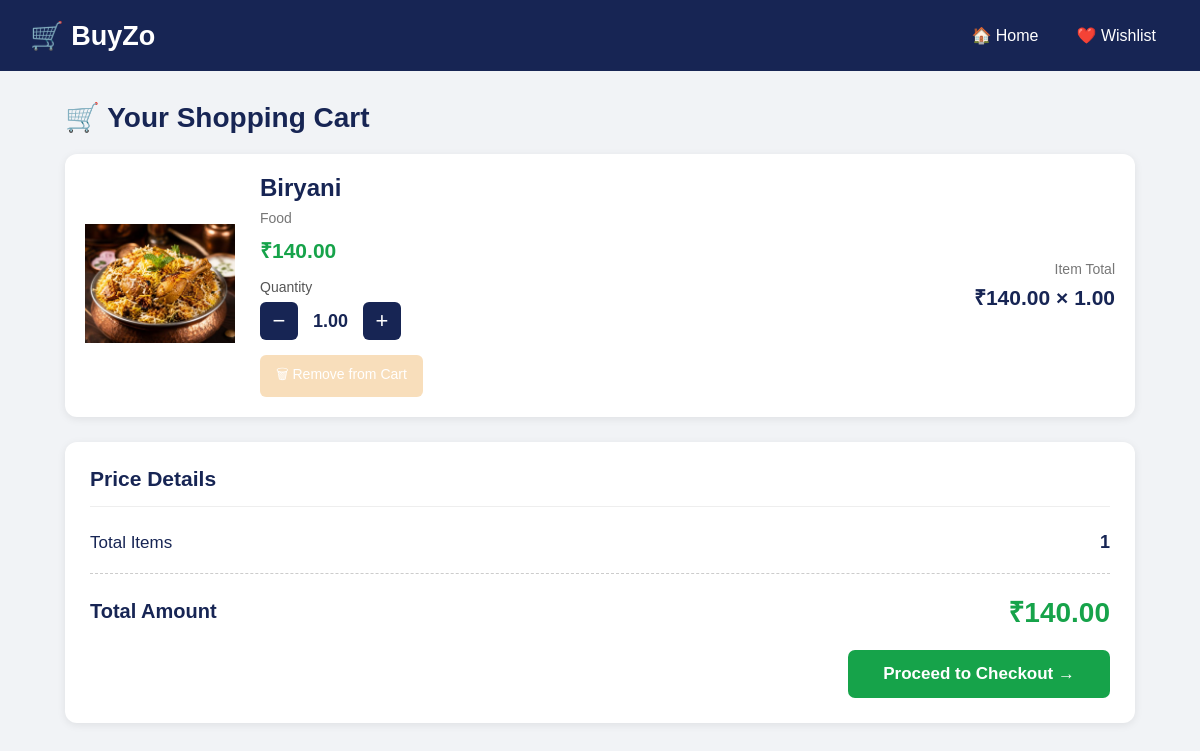
Page /cart/ (signed in) on the committed database.
### store/models.py (models this page shows, shortened)
class CartItem(models.Model):
    customer = models.ForeignKey(
        Customer,
        on_delete=models.CASCADE,
        null=True,
        blank=True
    )
    product = models.ForeignKey(
        Product,
        on_delete=models.CASCADE
    )
    quantity = models.DecimalField(
        max_digits=10,
        decimal_places=2,
        default=1
    )
    added_at = models.DateTimeField(
        auto_now_add=True
    )

class Product(models.Model):
    CATEGORY_CHOICES = [
        ("Food", "Food"),
        ("Grocery", "Grocery"),
        ("Books", "Books"),
        ("Medicine", "Medicine"),
        ("Electronics", "Electronics"),
        ("Fashion", "Fashion"),
    ]
    name = models.CharField(
        max_length=150
    )
    category = models.CharField(
        max_length=50,
        choices=CATEGORY_CHOICES
    )
    price = models.DecimalField(
        max_digits=10,
        decimal_places=2
    )
    quantity = models.CharField(
        max_length=20,
        default="1 kg"
    )
    image = models.ImageField(
        upload_to="products/",
        blank=True,
        null=True
    )

### store/views.py (the view)
def cart(request):
    customer = get_customer(request)
    if customer is None:
        return redirect("login")
    cart_items = CartItem.objects.filter(
        customer=customer
    ).select_related(
        "product"
    ).order_by("-added_at")
    total = Decimal("0.00")
    for item in cart_items:
        item.line_total = (
            item.product.price
            *
            item.quantity
        )
        total += item.line_total
    return render(
        request,
        "store/cart.html",
        {
            "customer": customer,
            "cart_items": cart_items,
            "total": total,
        }
    )

### store/views.py (called while the page is built)
def get_customer(request):
    customer_id = request.session.get("customer_id")
    if not customer_id:
        return None
    try:
        return Customer.objects.get(
            id=customer_id
        )
    except Customer.DoesNotExist:
        return None

### templates/store/cart.html (shortened to what this page needs)
<!DOCTYPE html>
<html lang="en">
<head>
</head>
<body>
<div class="header">
    <div class="logo">
        🛒 BuyZo
    </div>
    <div class="header-links">
        <a
            href="{% url 'home' %}"
            class="header-link"
        >
            🏠 Home
        </a>
        <a
            href="{% url 'wishlist' %}"
            class="header-link"
        >
            ❤️ Wishlist
        </a>
    </div>
</div>
<div class="cart-container">
    <div class="cart-title">
        🛒 Your Shopping Cart
    </div>
    {% for item in cart_items %}
    <div class="cart-item">
        <a
            href="{% url 'product_detail' item.product.id %}"
            class="cart-image-link"
        >
            {% if item.product.image %}
                <img
                    src="{{ item.product.image.url }}"
                    class="cart-image"
                    alt="{{ item.product.name }}"
                >
            {% endif %}
        </a>
        <div class="details">
            <a
                href="{% url 'product_detail' item.product.id %}"
                class="product-name"
            >
                <h2>
                    {{ item.product.name }}
                </h2>
            </a>
            <div class="category">
                {{ item.product.category }}
            </div>
            <div class="price">
                ₹{{ item.product.price|floatformat:2 }}
            </div>
            <div class="quantity-title">
                Quantity
            </div>
            <div class="quantity-box">
                <a
                    href="{% url 'decrease_cart' item.id %}"
                    style="text-decoration:none;"
                >
                    <button
                        type="button"
                        class="quantity-button"
                    >
                        −
                    </button>
                </a>
                <span class="quantity-value">
                    {{ item.quantity }}
                </span>
                <a
                    href="{% url 'increase_cart' item.id %}"
                    style="text-decoration:none;"
                >
                    <button
                        type="button"
                        class="quantity-button"
                    >
                        +
                    </button>
                </a>
            </div>
            <a
                href="{% url 'remove_from_cart' item.id %}"
                style="text-decoration:none;"
            >
                <button
                    type="button"
                    class="remove-button"
                >
                    🗑 Remove from Cart
                </button>
            </a>
        </div>
        <div class="item-total-box">
            <div class="item-total-label">
                Item Total
            </div>
            <div class="item-total">
                ₹{{ item.product.price|floatformat:2 }}
                ×
                {{ item.quantity }}
            </div>
        </div>
    </div>
    {% endfor %}
    {% if cart_items %}
    <div class="total-box">
        <div class="price-details-title">
            Price Details
        </div>
        <div class="summary-row">
            <span>
                Total Items
            </span>
            <strong>
                {{ cart_items|length }}
            </strong>
        </div>
        <div class="grand-total-row">
            <span class="grand-total-label">
                Total Amount
            </span>
            <span class="grand-total">
                ₹{{ total|floatformat:2 }}
            </span>
        </div>
        <a
            href="{% url 'checkout' %}"
            class="checkout-button"
        >
            Proceed to Checkout →
        </a>
    </div>
    {% endif %}
</div>
</body>
</html>

### templates/store/cart.html (style rules this page uses)
* { box-sizing: border-box; }
body { margin: 0; font-family: Arial, sans-serif; background: #f1f3f6; color: #172554; }
.header { background: #172554; color: white; padding: 18px 30px; display: flex; justify-content: space-between; align-items: center; }
.logo { font-size: 27px; font-weight: bold; }
.header-links { display: flex; gap: 10px; }
.header-link { color: white; text-decoration: none; padding: 8px 14px; border-radius: 6px; }
.cart-container { max-width: 1100px; margin: 30px auto; padding: 0 15px; }
.cart-title { font-size: 28px; font-weight: bold; margin-bottom: 20px; }
.cart-item { background: white; margin-bottom: 18px; padding: 20px; border-radius: 12px; display: flex; align-items: center; gap: 25px; box-shadow: 0 2px 8px rgba(0, 0, 0, 0.08); }
.cart-image-link { display: block; }
.cart-image { width: 150px; height: 150px; object-fit: contain; border-radius: 8px; cursor: pointer; }
.details { flex: 1; }
.product-name { color: #172554; text-decoration: none; }
.product-name h2 { margin: 0 0 8px; font-size: 24px; }
.category { color: #777; font-size: 14px; margin-bottom: 10px; }
.price { color: #16a34a; font-size: 21px; font-weight: bold; margin-bottom: 15px; }
.quantity-title { font-size: 14px; color: #555; margin-bottom: 7px; }
.quantity-box { display: flex; align-items: center; gap: 10px; }
.quantity-button { width: 38px; height: 38px; border: none; border-radius: 6px; background: #172554; color: white; font-size: 22px; cursor: pointer; }
.quantity-value { min-width: 45px; text-align: center; font-size: 18px; font-weight: bold; }
.remove-button { margin-top: 15px; border: none; background: #f4cb939f; color: white; padding: 9px 16px; border-radius: 6px; cursor: pointer; font-size: 14px; }
.item-total-box { min-width: 170px; text-align: right; }
.item-total-label { color: #777; font-size: 14px; margin-bottom: 6px; }
.item-total { font-size: 21px; font-weight: bold; color: #172554; }
.total-box { background: white; padding: 25px; margin-top: 25px; border-radius: 12px; box-shadow: 0 2px 8px rgba(0, 0, 0, 0.08); text-align: right; }
.price-details-title { text-align: left; font-size: 21px; font-weight: bold; padding-bottom: 15px; border-bottom: 1px solid #eee; margin-bottom: 15px; }
.summary-row { display: flex; justify-content: space-between; align-items: center; padding: 10px 0; font-size: 17px; }
.summary-row strong { font-size: 18px; }
.grand-total-row { border-top: 1px dashed #ccc; margin-top: 10px; padding-top: 18px; display: flex; justify-content: space-between; align-items: center; }
.grand-total-label { font-size: 20px; font-weight: bold; }
.grand-total { font-size: 28px; font-weight: bold; color: #16a34a; }
.checkout-button { display: inline-block; margin-top: 20px; background: #16a34a; color: white; text-decoration: none; padding: 14px 35px; border-radius: 7px; font-size: 17px; font-weight: bold; }

### rows in the picture
CartItem: product.image (picture), product.name "Biryani", product.category "Food", product.price "140.00", quantity "1.00"

### other values in the picture
{{ cart_items|length }} "1"
{{ total|floatformat:2 }} "140.00"
